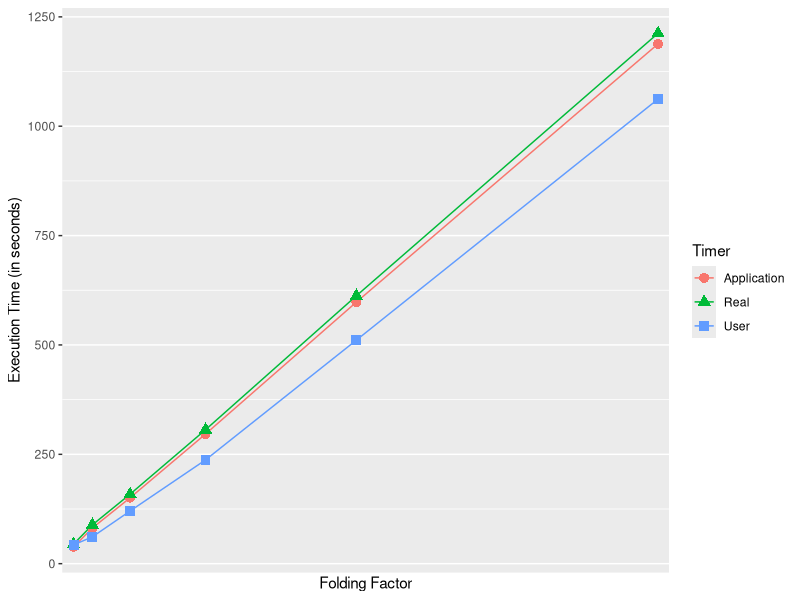
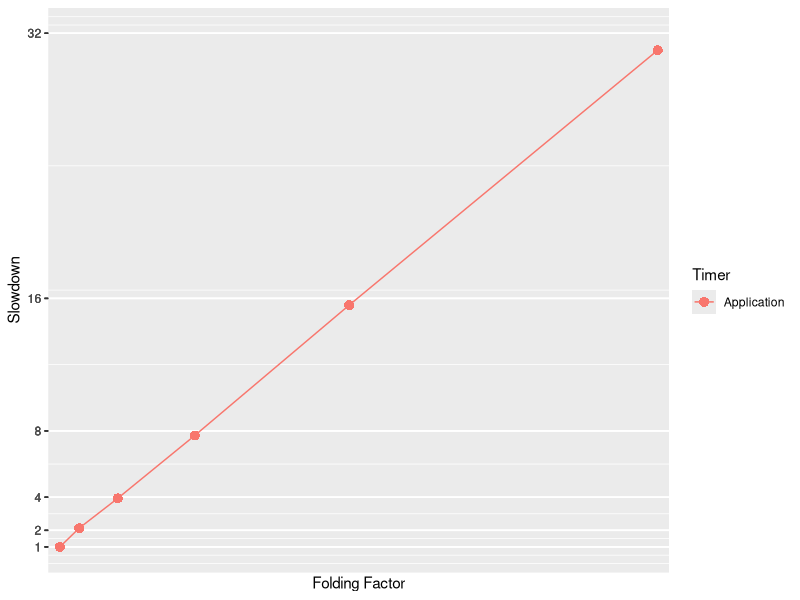
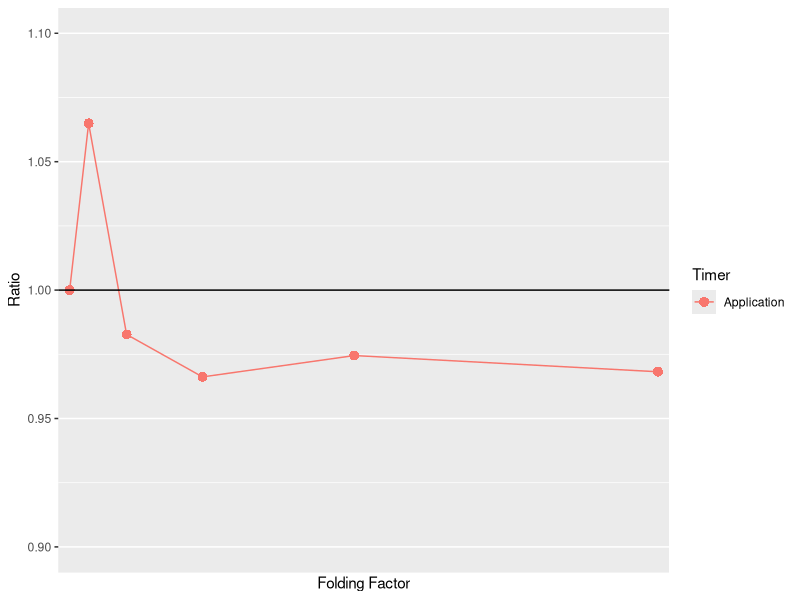
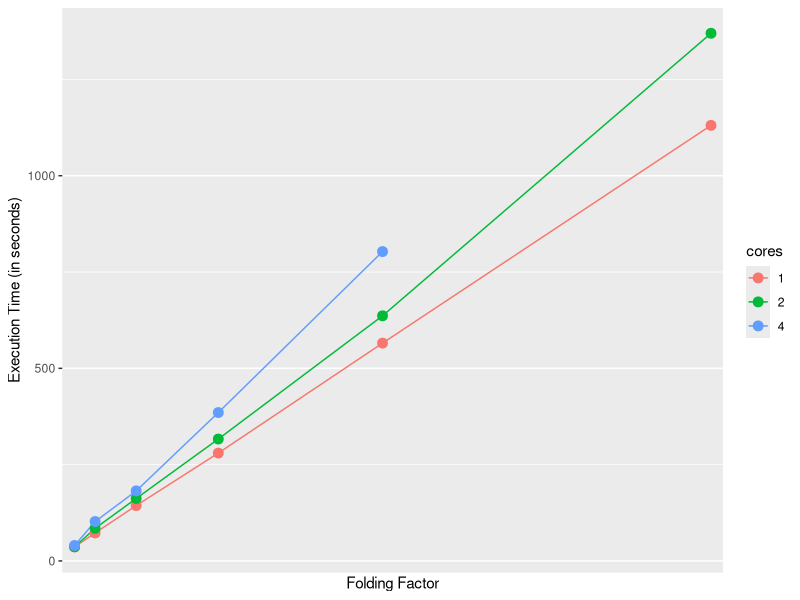
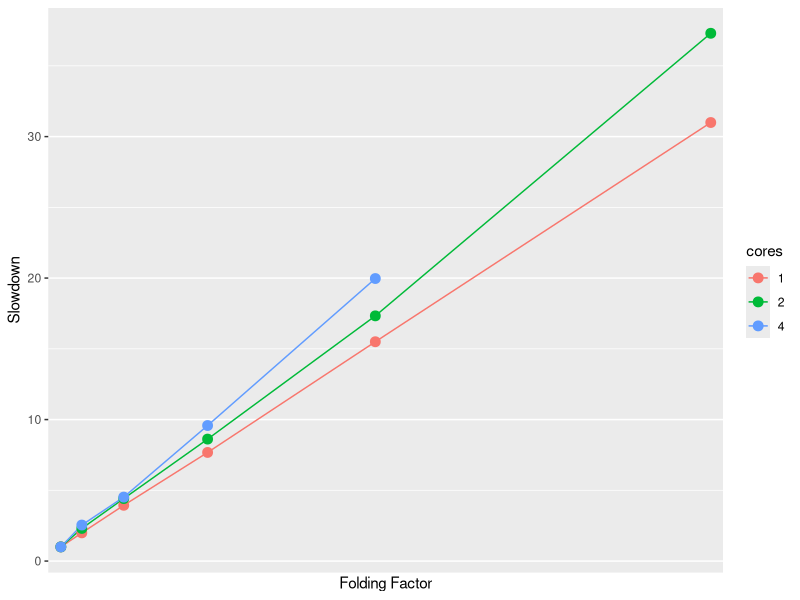
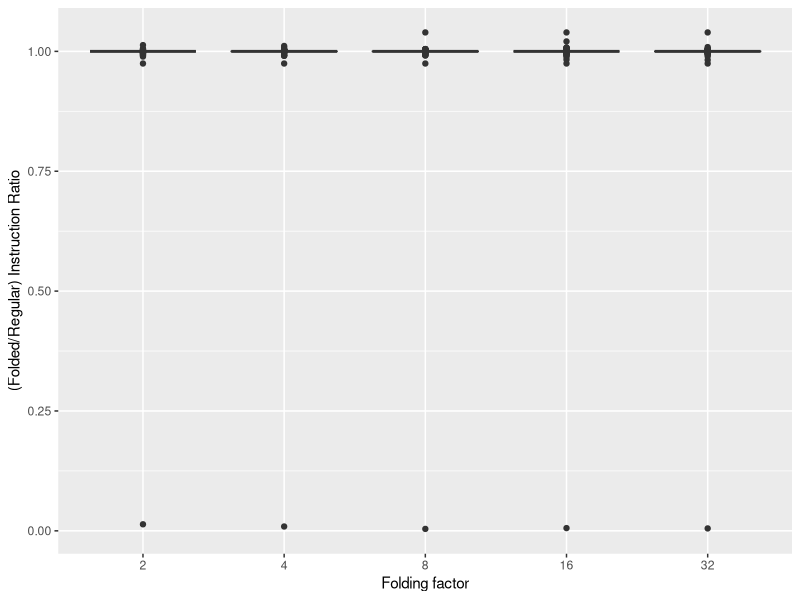
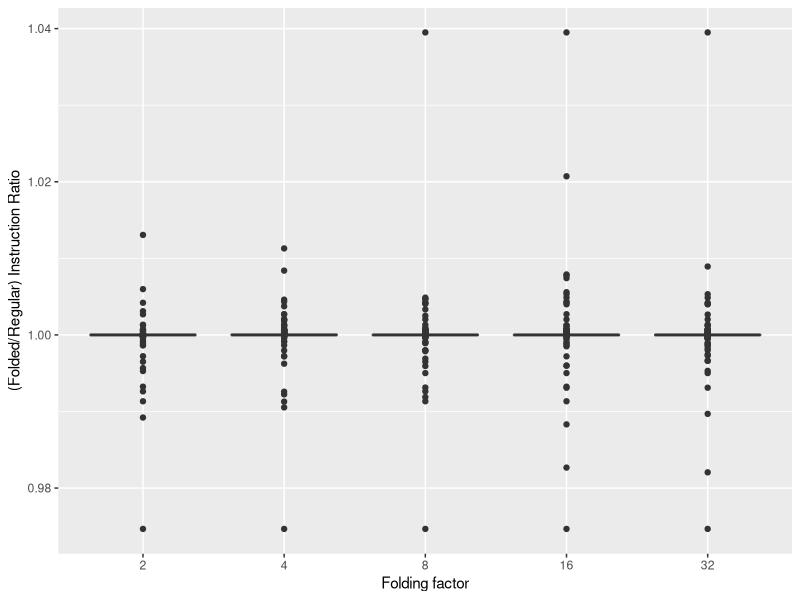
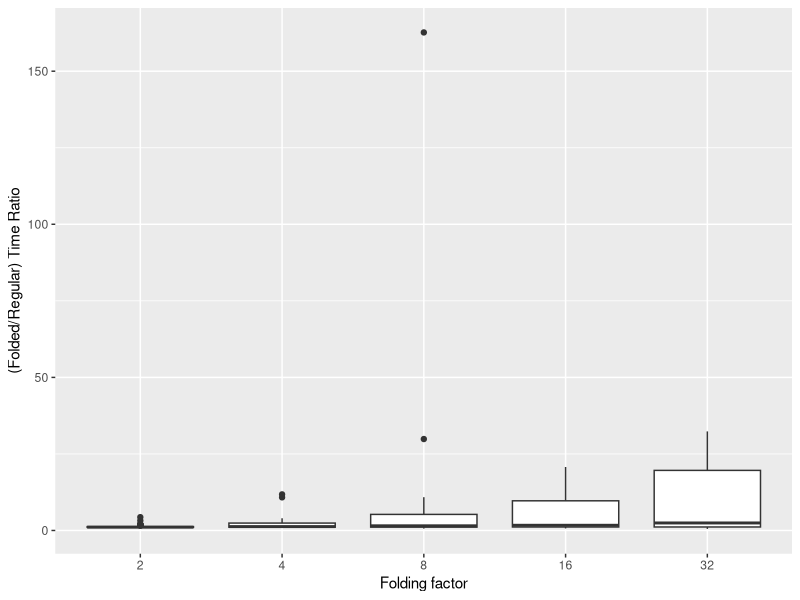

The R source for these figures, in order:
## ---- chunk 1
library(ggplot2)
library(reshape2)                 #for melt
library(plyr)                     #for colwise
setwd('~/SVN/Anshul/ScalaTrace-TI')

# To analyze the impact on acquisition time
ti_times <- read.csv('datasets/ti_folding_times.csv',sep =',')
td_times <- read.csv('datasets/td_folding_times.csv',sep =',')

# To analyze the impact on stored numbers of instructions 
inst_regular <- read.csv('datasets/ti_folding_regular.csv', sep=',')
inst_2 <- read.csv('datasets/ti_folding_2.csv', sep=',')
inst_4 <- read.csv('datasets/ti_folding_4.csv', sep=',')
inst_8 <- read.csv('datasets/ti_folding_8.csv', sep=',')
inst_16 <- read.csv('datasets/ti_folding_16.csv', sep=',')
inst_32 <- read.csv('datasets/ti_folding_32.csv', sep=',')

# To analyze the impact on stored delta times
time_regular <- read.csv('datasets/td_folding_1.csv', sep=',')
time_2 <- read.csv('datasets/td_folding_2.csv', sep=',')
time_4 <- read.csv('datasets/td_folding_4.csv', sep=',')
time_8 <- read.csv('datasets/td_folding_8.csv', sep=',')
time_16 <- read.csv('datasets/td_folding_16.csv', sep=',')
time_32 <- read.csv('datasets/td_folding_32.csv', sep=',')
## ---- chunk 2
ggplot(ti_times, aes(x=Factor, y=Time, color=Timer, shape=Timer)) +geom_line() + geom_point(size=3) + ylab("Execution Time (in seconds)") + xlab("Folding Factor") + scale_x_discrete(breaks=ti_times$Factor)
## ---- chunk 3
ggplot(ti_times[ti_times$Timer=="Application",], aes(x=Factor, y=Time/Regular, color=Timer, shape=Timer)) +geom_line() + geom_point(size=3) + ylab("Slowdown") + xlab("Folding Factor") + scale_x_discrete(breaks=ti_times$Factor) + scale_y_continuous(breaks=ti_times$Factor, labels=ti_times$Factor, limits=c(1,32))
## ---- chunk 4
ggplot(ti_times[ti_times$Timer=="Application",], aes(x=Factor, y=Time/(Regular*Factor), color=Timer, shape=Timer)) +geom_line() + geom_point(size=3) + ylab("Ratio") + xlab("Folding Factor") + scale_x_discrete(breaks=ti_times$Factor) + geom_hline(yintercept=1) +ylim(0.90, 1.10)
## ---- chunk 5
td_times$cores <- factor(td_times$cores)

ggplot(td_times, aes(x=Factor, y=Time, color=cores)) +geom_line() + geom_point(size=3) + ylab("Execution Time (in seconds)") + xlab("Folding Factor") + scale_x_discrete(breaks=td_times$Factor)

ggplot(td_times, aes(x=Factor, y=Time/(Regular), color=cores)) +geom_line() +geom_point(size=3)+ ylab("Slowdown") + xlab("Folding Factor") + scale_x_discrete(breaks=td_times$Factor) 
## ---- chunk 6
inst_ratios = data.frame(inst_2$COMP.4c.avg/inst_regular$COMP.4c.avg, 
                         inst_4$COMP.4c.avg/inst_regular$COMP.4c.avg,
                         inst_8$COMP.4c.avg/inst_regular$COMP.4c.avg, 
                         inst_16$COMP.4c.avg/inst_regular$COMP.4c.avg, 
                         inst_32$COMP.4c.avg/inst_regular$COMP.4c.avg)

names(inst_ratios) <- c(2, 4,8,16,32)
## ---- chunk 7
ggplot(melt(inst_ratios), aes(variable, value)) + geom_boxplot() + xlab("Folding factor") + ylab("(Folded/Regular) Instruction Ratio")
## ---- chunk 8
summary(inst_ratios)
colwise(min)(inst_ratios)
colwise(which.min)(inst_ratios)
## ---- chunk 9
tail (inst_regular, n=1)
tail (inst_2, n=1)
## ---- chunk 10
no_finalize=inst_ratios[-nrow(inst_ratios),]
ggplot(melt(no_finalize), aes(variable, value)) + geom_boxplot() + xlab("Folding factor") + ylab("(Folded/Regular) Instruction Ratio")
## ---- chunk 11
summary(no_finalize)
## ---- chunk 12
time_ratios = data.frame(time_2$COMP.4b.avg/time_regular$COMP.4b.avg, 
                         time_4$COMP.4b.avg/time_regular$COMP.4b.avg,                 
                         time_8$COMP.4b.avg/time_regular$COMP.4b.avg, 
                         time_16$COMP.4b.avg/time_regular$COMP.4b.avg, 
                         time_32$COMP.4b.avg/time_regular$COMP.4b.avg)

names(time_ratios) <- c(2,4,8,16,32)
## ---- chunk 13
ggplot(melt(time_ratios), aes(variable, value)) + geom_boxplot() + xlab("Folding factor") + ylab("(Folded/Regular) Time Ratio") 
## ---- chunk 14
ggplot(melt(time_ratios), aes(variable, value)) + geom_boxplot(outlier.shape = NA) + xlab("Folding factor") + ylab("(Folded/Regular) Time Ratio")+ylim(0,35)

summary(time_ratios)
## ---- chunk 15
times = data.frame(time_regular$COMP.4b.avg, 
                    time_2$COMP.4b.avg,
                    time_4$COMP.4b.avg,               
                    time_8$COMP.4b.avg, 
                    time_16$COMP.4b.avg, 
                    time_32$COMP.4b.avg)
names(times) <- c(1,2,4,8,16,32)

summary(times)
## ---- chunk 16
maximums<-c(max(time_regular$COMP.4b.avg),
            max(time_2$COMP.4b.avg),
            max(time_4$COMP.4b.avg),               
            max(time_8$COMP.4b.avg), 
            max(time_16$COMP.4b.avg), 
            max(time_32$COMP.4b.avg))
maximums /maximums[1]
## ---- chunk 17
times = data.frame(head(time_regular[order(time_regular$COMP.4b.avg, decreasing = TRUE),],50)$COMP.4b.avg, 
                   head(time_2[order(time_2$COMP.4b.avg, decreasing = TRUE),], 50)$COMP.4b.avg,
                   head(time_4[order(time_4$COMP.4b.avg, decreasing = TRUE),], 50)$COMP.4b.avg,
                   head(time_8[order(time_8$COMP.4b.avg, decreasing = TRUE),], 50)$COMP.4b.avg,
                   head(time_16[order(time_16$COMP.4b.avg, decreasing = TRUE),], 50)$COMP.4b.avg, 
                   head(time_32[order(time_32$COMP.4b.avg, decreasing = TRUE),], 50)$COMP.4b.avg)
names(times) <- c(1,2,4,8,16,32)

summary(times)

ggplot(melt(times), aes(variable, value))  + xlab("Folding factor") + ylab("(Folded/Regular) Time Ratio") + geom_boxplot(outlier.shape = NA)+ylim(0,400000)
